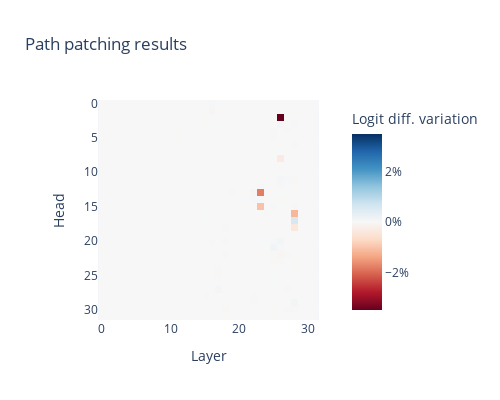

This figure's notebook cell:
### Code cell
results_h29_11_v = analyze_path_to_head([(29, 11)], "v", model, processed_data, begin_layer=0, batch_size=4)

### Figure 1 — Plotly figure (JSON) as saved in the notebook; plotly's stock layout.template omitted (floating-point values rounded to 4 significant figures; data arrays with more than 128 entries replaced by an {"elided": "..."} marker saying what was removed)
{"data": [{"coloraxis": "coloraxis", "hovertemplate": "Layer: %{x}<br>Head: %{y}<br>Logit diff. variation: %{z}<extra></extra>", "name": "0", "type": "heatmap", "xaxis": "x", "yaxis": "y", "z": {"elided": "32x32 float values"}}], "layout": {"coloraxis": {"cmid": 0, "colorbar": {"ticksuffix": "%", "title": {"text": "Logit diff. variation"}}, "colorscale": [[0, "rgb(103,0,31)"], [0.1, "rgb(178,24,43)"], [0.2, "rgb(214,96,77)"], [0.3, "rgb(244,165,130)"], [0.4, "rgb(253,219,199)"], [0.5, "rgb(247,247,247)"], [0.6, "rgb(209,229,240)"], [0.7, "rgb(146,197,222)"], [0.8, "rgb(67,147,195)"], [0.9, "rgb(33,102,172)"], [1, "rgb(5,48,97)"]]}, "height": 400, "title": {"text": "Path patching results "}, "width": 500, "xaxis": {"anchor": "y", "constrain": "domain", "domain": [0, 1], "scaleanchor": "y", "title": {"text": "Layer"}}, "yaxis": {"anchor": "x", "autorange": "reversed", "constrain": "domain", "domain": [0, 1], "title": {"text": "Head"}}}}
